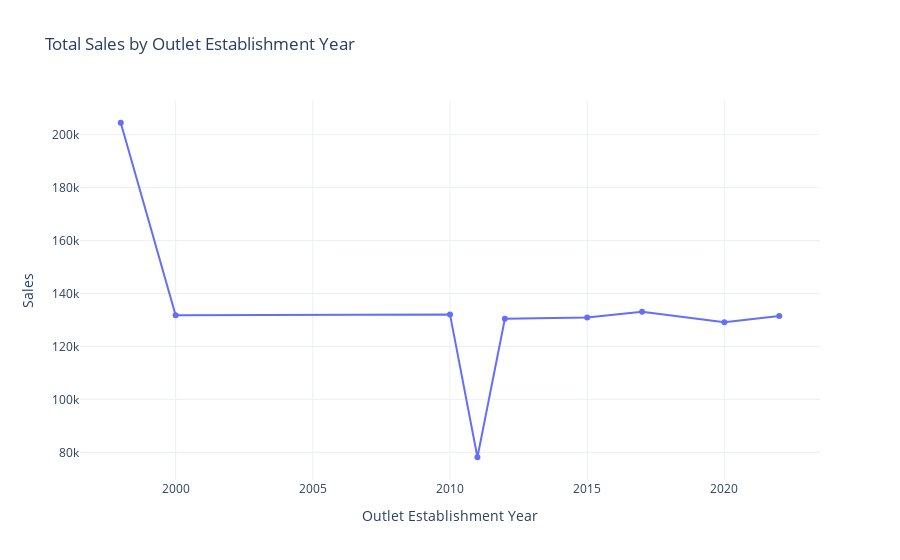

Source (notebook cell):
### Markdown cell above
### 4.Total sales by outlet Establishment

### Code cell
Sales_by_Outlet_Establishment = (
    df.groupby("Outlet Establishment Year", as_index=False)["Sales"]
      .sum()
      .sort_values("Outlet Establishment Year")
)

fig = px.line(
    Sales_by_Outlet_Establishment,
    x="Outlet Establishment Year",
    y="Sales",
    markers=True,
    title="Total Sales by Outlet Establishment Year"
)

fig.show()

### Figure 1 — Plotly figure (JSON) as saved in the notebook; plotly's stock layout.template omitted (floating-point values rounded to 4 significant figures)
{"data": [{"hovertemplate": "Outlet Establishment Year=%{x}<br>Sales=%{y}<extra></extra>", "legendgroup": "", "line": {"color": "#636efa", "dash": "solid"}, "marker": {"symbol": "circle"}, "mode": "lines+markers", "name": "", "orientation": "v", "showlegend": false, "type": "scatter", "x": [1998, 2000, 2010, 2011, 2012, 2015, 2017, 2020, 2022], "xaxis": "x", "y": [204500.0, 131800.0, 132100.0, 78130.0, 130500.0, 130900.0, 133100.0, 129100.0, 131500.0], "yaxis": "y"}], "layout": {"legend": {"tracegroupgap": 0}, "title": {"text": "Total Sales by Outlet Establishment Year"}, "xaxis": {"anchor": "y", "domain": [0, 1], "title": {"text": "Outlet Establishment Year"}}, "yaxis": {"anchor": "x", "domain": [0, 1], "title": {"text": "Sales"}}}}
